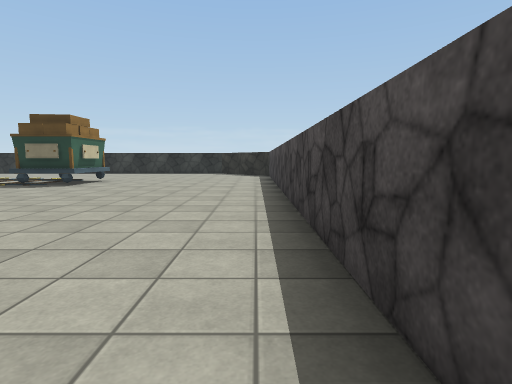
View 1 (above)

17 first-person views from a walk through a Unity game level. The camera is 1.2 m above the floor, tilts 6° down and sees 80° across. The floor is counted in squares, 2 m on a side. Each view is taken from the middle of a square. On the plan, view 1 faces up. The plan holds only what a view shows up to about 9 squares ahead; the rest is blank. Surface patterns are stand-ins for the level's own textures.

View 2
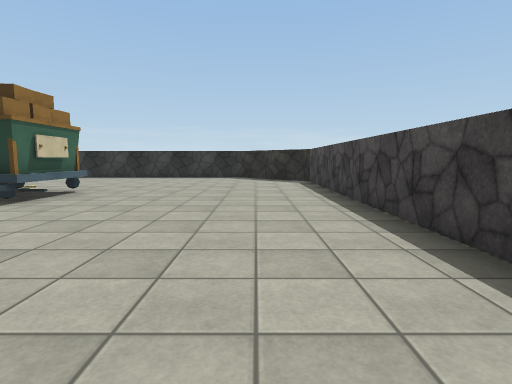

View 3
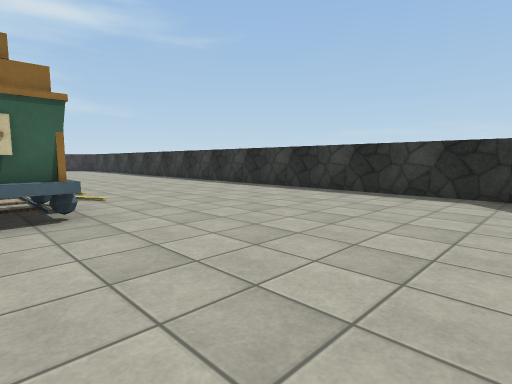

View 4
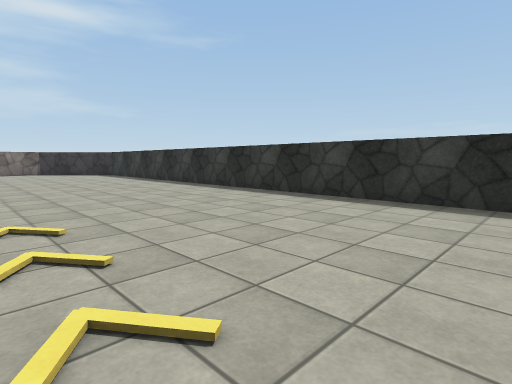

View 5
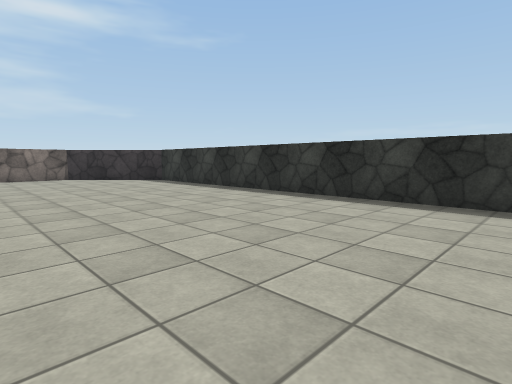

View 6
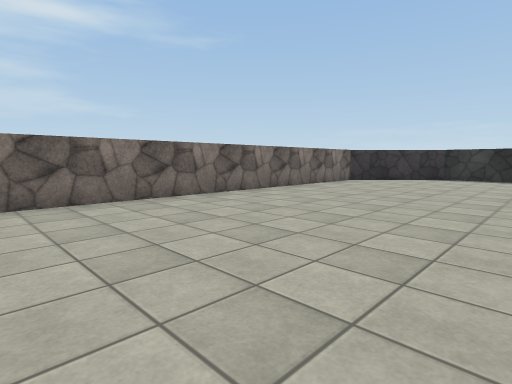

View 7
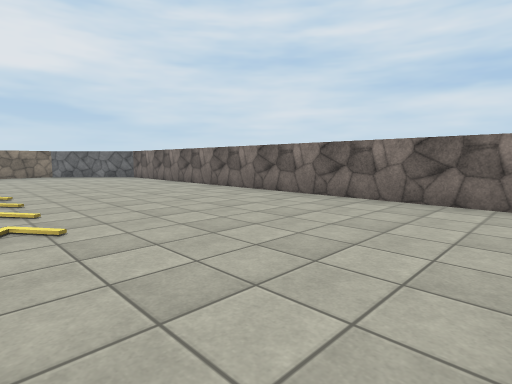

View 8
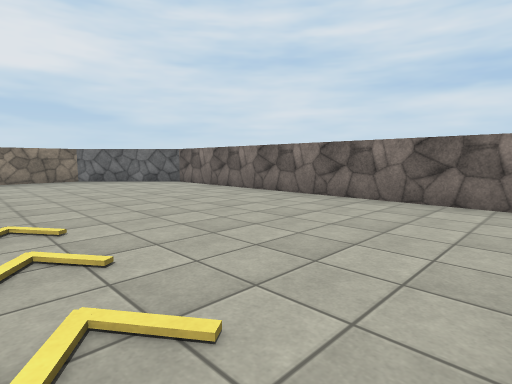

View 9
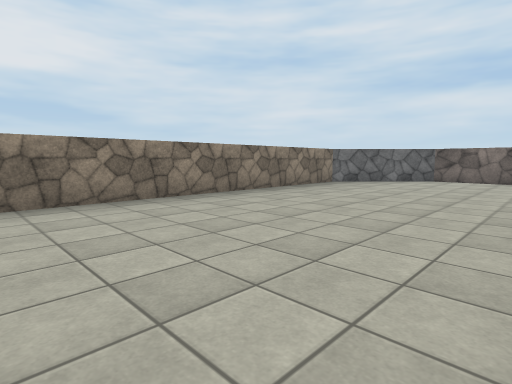

View 10
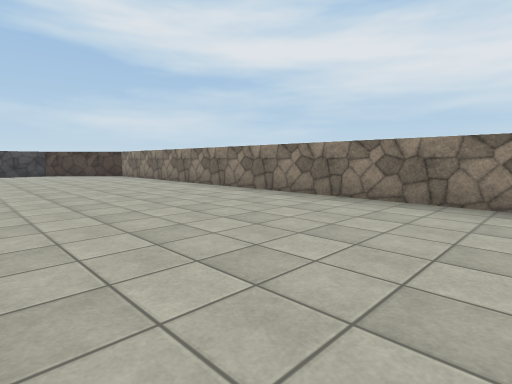

View 11
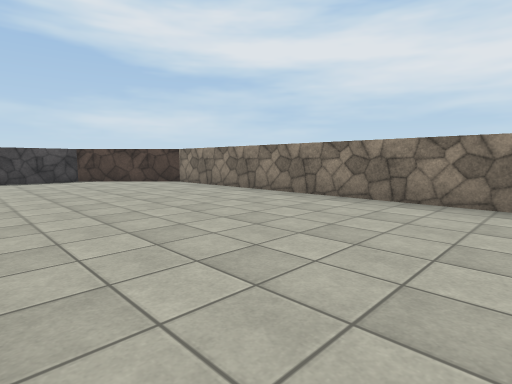

View 12
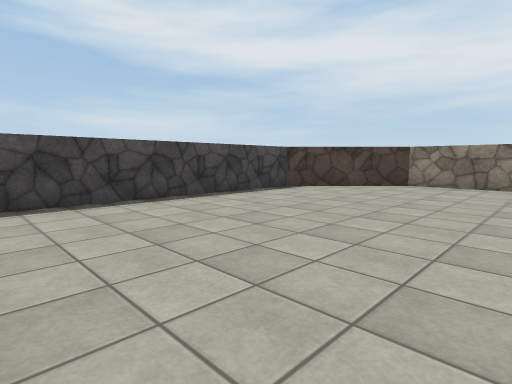

View 13
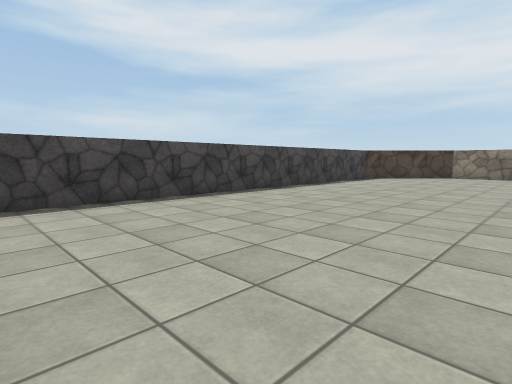

View 14
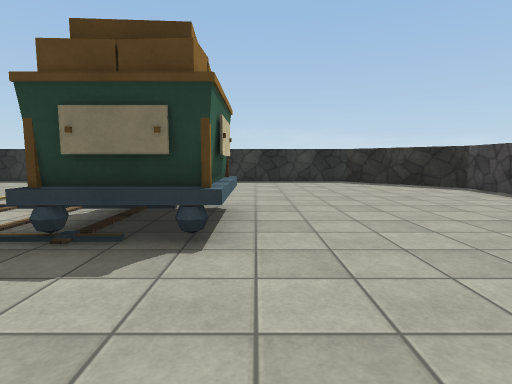

View 15
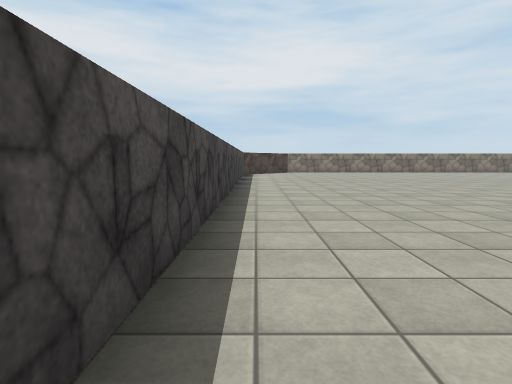

View 16
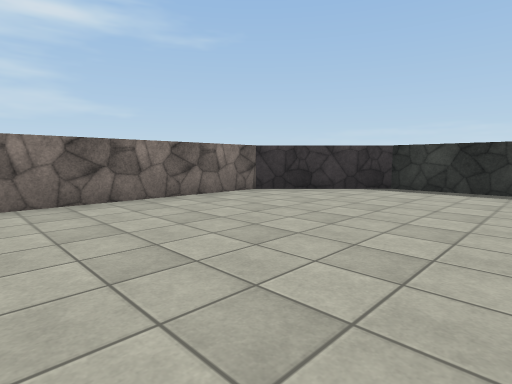

View 17
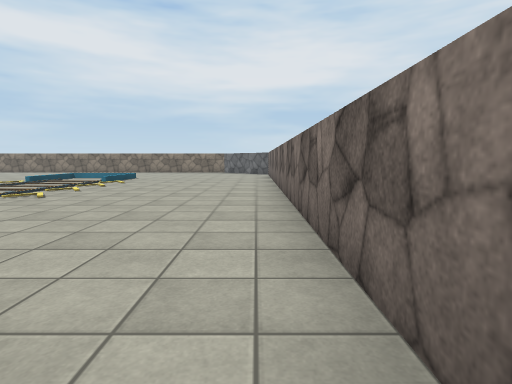

### Floor plan
Points are (right, up) in squares from view 1. A wall is a line through its corners. A room is listed if a view was taken in it or the views show most of it. See-through windows are left out.
Room 1 (views 1, 2, 3, 4, 5, 6, 7, 8, 9, 10, 11, 12, 13, 14, 15, 16, 17)
walls: (-20.5, -5.5) (-18.5, -7.5) (-1.5, -7.5) (0.5, -5.5) (0.5, 11.5) (-1.5, 13.5) (-18.5, 13.5) (-20.5, 11.5) (-20.5, -5.5)
objects: other object (-5, 7) to (-5, 9)

Positions as (right, up) in squares from view 1, and headings:
1: (0, 0), facing up
2: (-1, 3), facing up
3: (-1, 8), facing up-left
4: (-6, 9), facing up-left
5: (-10, 9), facing up-left
6: (-16, 3), facing up-left
7: (-16, 5), facing down-left
8: (-16, 2), facing down-left
9: (-11, -3), facing down-left
10: (-13, -3), facing down-right
11: (-9, -3), facing down-right
12: (-4, 0), facing down-right
13: (-4, 4), facing down-right
14: (-4, 5), facing up
15: (0, 7), facing down
16: (-16, 7), facing up-left
17: (-20, 7), facing down
